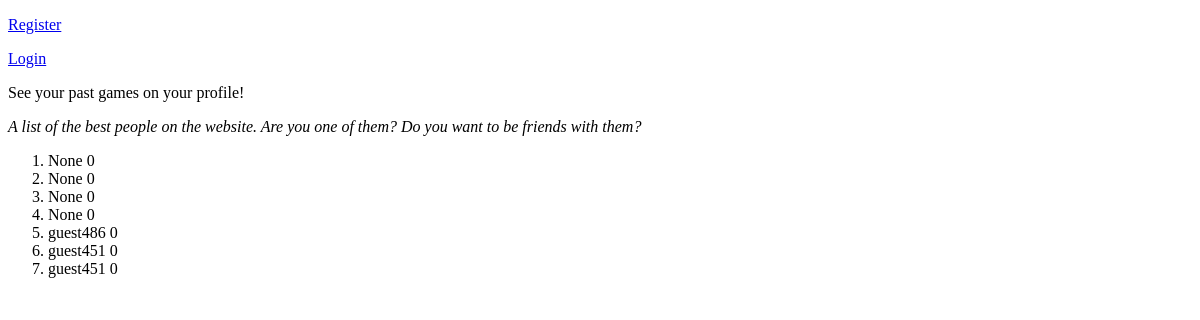
The page /leaderboard on the database as committed earlier.
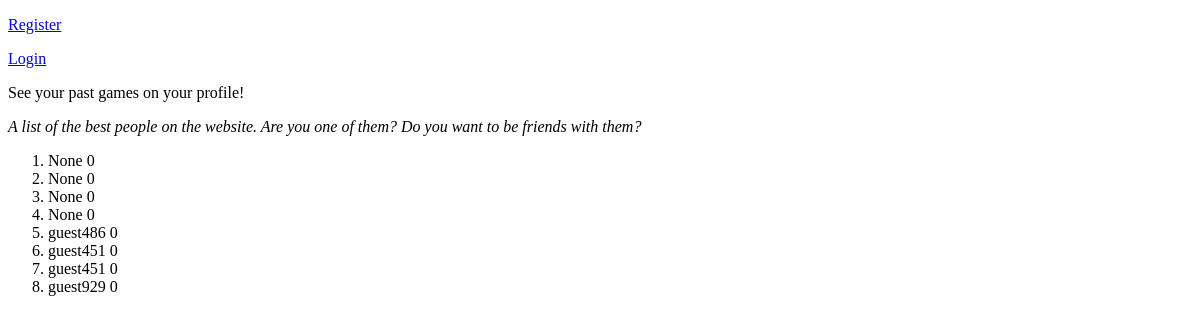
The same page on the database as committed later.
### tables this page shows
CREATE TABLE past_games
(
    user_id TEXT, 
    timestamp DATETIME,
    score INTEGER,
    cheats_used BOOLEAN,
    PRIMARY KEY(user_id,timestamp),
    FOREIGN KEY (user_id) REFERENCES users(user_id)
);

### app.py (the view)
@app.route("/leaderboard", methods=["POST", "GET"])
def leaderboard():
    db = get_db()
    results = db.execute("""SELECT user_id,score
                        FROM past_games
                        ORDER BY score DESC
                        LIMIT 10;""").fetchall()
    return render_template("leaderboard.html", results=results)

### app.py (called while the page is built)
@app.before_request
def load_logged_in_user():
    g.user = session.get("user_id", None)
    g.is_guest = session.get("is_guest",None)

### database.py (called while the page is built)
def get_db():
    if "db" not in g:
        g.db = sqlite3.connect(DATABASE,
                detect_types=sqlite3.PARSE_DECLTYPES)
        g.db.row_factory = sqlite3.Row
    return g.db

### templates/leaderboard.html
{% extends "base.html" %}
    {% block main %}
    <p>See your past games on your profile!</p>
    <p><i>A list of the best people on the website. Are you one of them? Do you want to be friends with them?</i></p>
        <ol>
            {%for result in results%}
            <li>
                {{result["user_id"]}}
                {{ result["score"] }}
            </li>
            {%endfor%}
        </ol>
{% endblock %}

### templates/base.html (shortened to what this page needs)
<!DOCTYPE html>
<html lang="en">
<head>
</head>
<body>
    <header>
        {% if g.user %}
            <p>User id: {{g.user}}</p>
            <p><a href="{{ url_for('logout') }}">Logout </a></p>
        {%else %}
            <p><a href="{{ url_for('register') }}">Register</a></p>
            <p><a href="{{ url_for('login') }}">Login</a></p>
        {% endif %}
    </header>
    {% block main %}
    {% endblock %}
</body>
</html>

Rows that differ between the two databases and show on the page:
added past_games: user_id "guest929", score "0"
